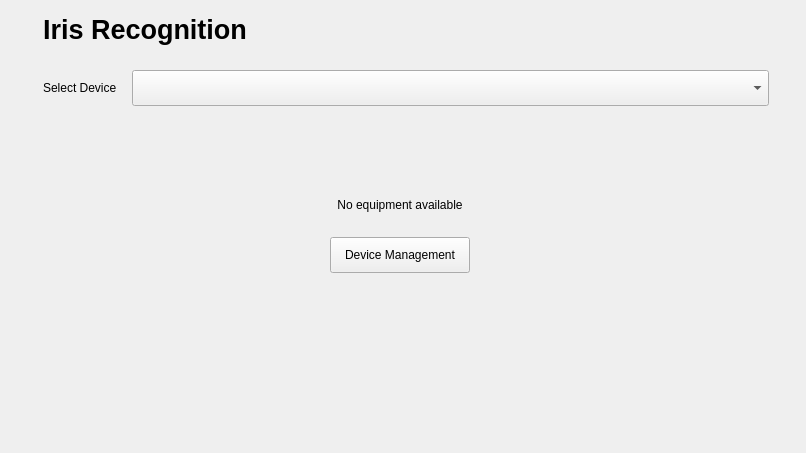
     <widget class="QWidget" name="pageIris">
      <layout class="QVBoxLayout" name="verticalLayout_9">
       <item>
        <layout class="QHBoxLayout" name="horizontalLayout_12">
         <property name="leftMargin">
          <number>32</number>
         </property>
         <property name="topMargin">
          <number>0</number>
         </property>
         <property name="rightMargin">
          <number>26</number>
         </property>
         <property name="bottomMargin">
          <number>17</number>
         </property>
         <item>
          <widget class="QLabel" name="listWidgetAIris">
           <property name="minimumSize">
            <size>
             <width>0</width>
             <height>36</height>
            </size>
           </property>
           <property name="maximumSize">
            <size>
             <width>16777215</width>
             <height>36</height>
            </size>
           </property>
           <property name="font">
            <font>
             <pointsize>20</pointsize>
             <bold>true</bold>
            </font>
           </property>
           <property name="text">
            <string>Iris Recognition</string>
           </property>
          </widget>
         </item>
         <item>
          <spacer name="horizontalSpacer_12">
           <property name="orientation">
            <enum>Qt::Horizontal</enum>
           </property>
           <property name="sizeHint" stdset="0">
            <size>
             <width>40</width>
             <height>20</height>
            </size>
           </property>
          </spacer>
         </item>
        </layout>
       </item>
       <item>
        <layout class="QHBoxLayout" name="horizontalLayout_14">
         <property name="spacing">
          <number>15</number>
         </property>
         <property name="leftMargin">
          <number>32</number>
         </property>
         <property name="rightMargin">
          <number>26</number>
         </property>
         <property name="bottomMargin">
          <number>8</number>
         </property>
         <item>
          <widget class="QLabel" name="listWidgetBIris">
           <property name="maximumSize">
            <size>
             <width>16777215</width>
             <height>36</height>
            </size>
           </property>
           <property name="text">
            <string>Select Device</string>
           </property>
          </widget>
         </item>
         <item>
          <widget class="QComboBox" name="listWidgetIris">
           <property name="sizePolicy">
            <sizepolicy hsizetype="Expanding" vsizetype="Fixed">
             <horstretch>0</horstretch>
             <verstretch>0</verstretch>
            </sizepolicy>
           </property>
           <property name="minimumSize">
            <size>
             <width>0</width>
             <height>36</height>
            </size>
           </property>
          </widget>
         </item>
        </layout>
       </item>
       <item>
        <layout class="QHBoxLayout" name="lblNoDeviceLIris">
         <item>
          <widget class="QWidget" name="lblNoDeviceWIris" native="true">
           <property name="minimumSize">
            <size>
             <width>400</width>
             <height>0</height>
            </size>
           </property>
           <layout class="QHBoxLayout" name="horizontalLayout_38">
            <item>
             <spacer name="horizontalSpacer_50">
              <property name="orientation">
               <enum>Qt::Horizontal</enum>
              </property>
              <property name="sizeHint" stdset="0">
               <size>
                <width>40</width>
                <height>20</height>
               </size>
              </property>
             </spacer>
            </item>
            <item>
             <layout class="QVBoxLayout" name="verticalLayout_16">
              <property name="leftMargin">
               <number>0</number>
              </property>
              <property name="bottomMargin">
               <number>120</number>
              </property>
              <item>
               <spacer name="verticalSpacer_8">
                <property name="orientation">
                 <enum>Qt::Vertical</enum>
                </property>
                <property name="sizeHint" stdset="0">
                 <size>
                  <width>20</width>
                  <height>40</height>
                 </size>
                </property>
               </spacer>
              </item>
              <item>
               <layout class="QHBoxLayout" name="horizontalLayout_32">
                <item>
                 <spacer name="horizontalSpacer_39">
                  <property name="orientation">
                   <enum>Qt::Horizontal</enum>
                  </property>
                  <property name="sizeHint" stdset="0">
                   <size>
                    <width>40</width>
                    <height>20</height>
                   </size>
                  </property>
                 </spacer>
                </item>
                <item>
                 <widget class="QLabel" name="lblNoDeviceIIris">
                  <property name="text">
                   <string/>
                  </property>
                 </widget>
                </item>
                <item>
                 <spacer name="horizontalSpacer_40">
                  <property name="orientation">
                   <enum>Qt::Horizontal</enum>
                  </property>
                  <property name="sizeHint" stdset="0">
                   <size>
                    <width>40</width>
                    <height>20</height>
                   </size>
                  </property>
                 </spacer>
                </item>
               </layout>
              </item>
              <item>
               <layout class="QHBoxLayout" name="horizontalLayout_33">
                <property name="bottomMargin">
                 <number>16</number>
                </property>
                <item>
                 <spacer name="horizontalSpacer_41">
                  <property name="orientation">
                   <enum>Qt::Horizontal</enum>
                  </property>
                  <property name="sizeHint" stdset="0">
                   <size>
                    <width>40</width>
                    <height>20</height>
                   </size>
                  </property>
                 </spacer>
                </item>
                <item>
                 <widget class="KALabel" name="lblNoDeviceIris">
                  <property name="minimumSize">
                   <size>
                    <width>600</width>
                    <height>0</height>
                   </size>
                  </property>
                  <property name="maximumSize">
                   <size>
                    <width>600</width>
                    <height>16777215</height>
                   </size>
                  </property>
                  <property name="text">
                   <string>No equipment available</string>
                  </property>
                  <property name="alignment">
                   <set>Qt::AlignCenter</set>
                  </property>
                 </widget>
                </item>
                <item>
                 <spacer name="horizontalSpacer_42">
                  <property name="orientation">
                   <enum>Qt::Horizontal</enum>
                  </property>
                  <property name="sizeHint" stdset="0">
                   <size>
                    <width>40</width>
                    <height>20</height>
                   </size>
                  </property>
                 </spacer>
                </item>
               </layout>
              </item>
              <item>
               <layout class="QHBoxLayout" name="horizontalLayout_34">
                <item>
                 <spacer name="horizontalSpacer_43">
                  <property name="orientation">
                   <enum>Qt::Horizontal</enum>
                  </property>
                  <property name="sizeHint" stdset="0">
                   <size>
                    <width>40</width>
                    <height>20</height>
                   </size>
                  </property>
                 </spacer>
                </item>
                <item>
                 <widget class="KAButton" name="lblNoDevicePIris">
                  <property name="minimumSize">
                   <size>
                    <width>140</width>
                    <height>36</height>
                   </size>
                  </property>
                  <property name="maximumSize">
                   <size>
                    <width>140</width>
                    <height>16777215</height>
                   </size>
                  </property>
                  <property name="text">
                   <string>Device Management</string>
                  </property>
                 </widget>
                </item>
                <item>
                 <spacer name="horizontalSpacer_44">
                  <property name="orientation">
                   <enum>Qt::Horizontal</enum>
                  </property>
                  <property name="sizeHint" stdset="0">
                   <size>
                    <width>40</width>
                    <height>20</height>
                   </size>
                  </property>
                 </spacer>
                </item>
               </layout>
              </item>
              <item>
               <spacer name="verticalSpacer_9">
                <property name="orientation">
                 <enum>Qt::Vertical</enum>
                </property>
                <property name="sizeHint" stdset="0">
                 <size>
                  <width>20</width>
                  <height>40</height>
                 </size>
                </property>
               </spacer>
              </item>
             </layout>
            </item>
            <item>
             <spacer name="horizontalSpacer_51">
              <property name="orientation">
               <enum>Qt::Horizontal</enum>
              </property>
              <property name="sizeHint" stdset="0">
               <size>
                <width>40</width>
                <height>20</height>
               </size>
              </property>
             </spacer>
            </item>
           </layout>
          </widget>
         </item>
         <item>
          <widget class="QStackedWidget" name="stackedWidgetIris"/>
         </item>
        </layout>
       </item>
      </layout>
     </widget>
